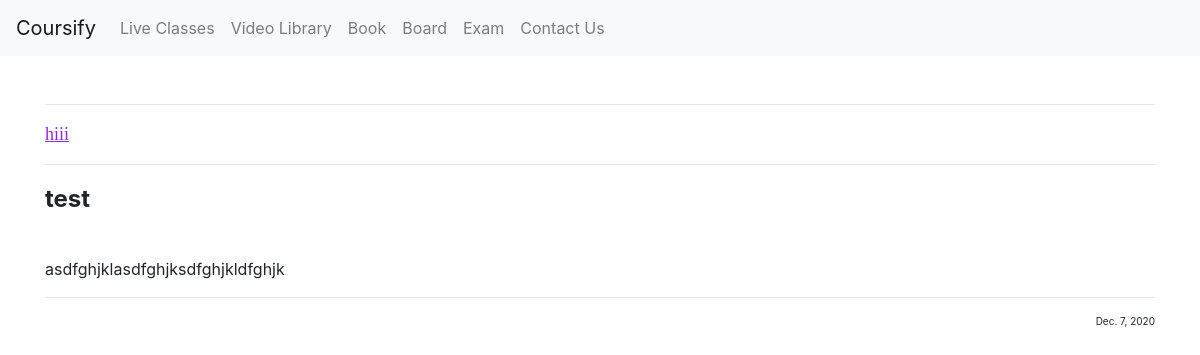
Before: /home/doubtpost/1 with the older database file.
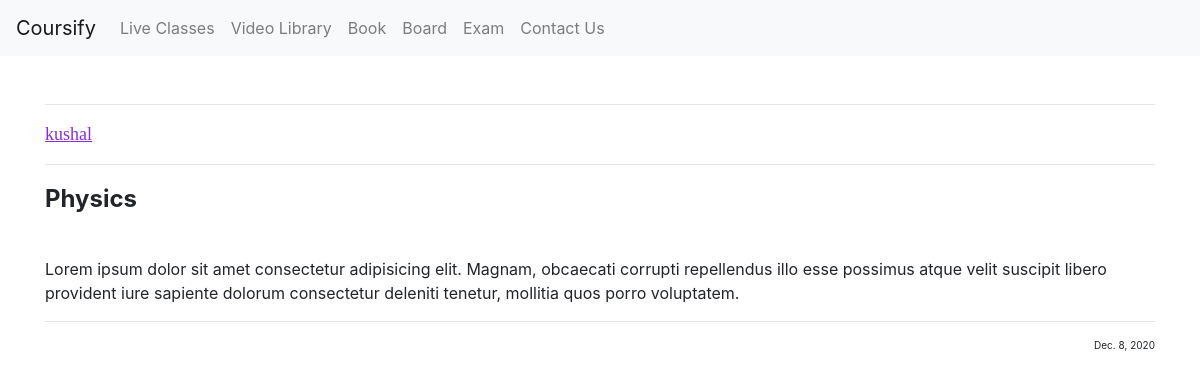
After: the same page with the newer database file.
### doubt/models.py (models this page shows, shortened)
class DoubtQuestion(models.Model):
    post_id = models.AutoField(primary_key=True)
    name = models.CharField(max_length=50)
    title = models.CharField(max_length=250)
    content = models.CharField(max_length=5000)
    image = models.ImageField(upload_to='doubt/post', default ="" )
    date = models.DateField()

### doubt/views.py (the view)
# urls.py: path('doubtpost/<int:id>' , views.doubtpost , name="doubtpost"),
def doubtpost(request, id):
    post = DoubtQuestion.objects.filter(post_id = id)[0]
    return render(request, 'doubtpost.html', {'post': post})

### doubt/templates/doubtpost.html (shortened to what this page needs)
{% extends 'basic.html' %}
{% load static %}
{% block body %}
<div class="container my-5">
    <hr>
    <p class="name">{{post.name}}</p>
    <hr>
    <p class="title">{{post.title}}</p>
    <p>{{post.content}}</p>
    <hr>
    <p class="date">{{post.date}}</p>
    <div class="fb-like" data-href="http://127.0.0.1:8000/home/doubtpost/&#123;&#123;post.post_id&#125;&#125;" data-width="" data-layout="standard" data-action="like" data-size="large" data-share="true"></div> <br>
</div>
{% endblock%}

Changed rows visible on the page:
changed DoubtQuestion: name "hiii" → "kushal"; title "test" → "Physics"; content "asdfghjklasdfghjksdfghjkldfghjk" → "Lorem ipsum dolor sit amet consectetur adipisicing elit. Magnam, obcaecati corrupti repellendus illo esse possimus atque velit suscipit libero provident iure sapiente dolorum consectetur deleniti tenetur, mollitia quos porro voluptatem."; date "Dec. 7, 2020" → "Dec. 8, 2020"
